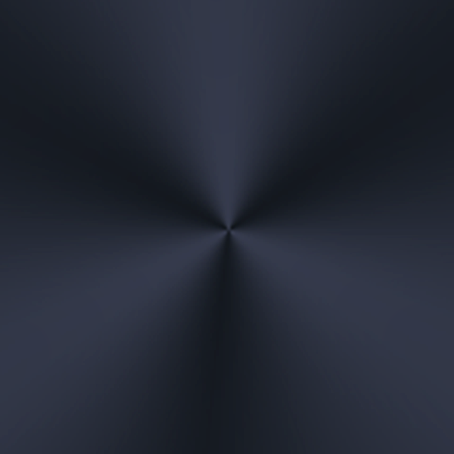
#> input picture beatpulse/src/common/image/clock_simple_bg.png, 454 x 454 px, found by its file name
$ python assets_gen.py
#> lines starting #> are read from the running program, lines starting #| are printed output that depends on the picture
#!/usr/bin/env python3
# Generates RGB565 / RGB565A8 binary arrays for the HuangshanPi watchface app.
# Run inside WSL (has Pillow). Sources come from the beatpulse quickapp pack.
import os
import struct

from PIL import Image

OUT = os.path.dirname(os.path.abspath(__file__))
ASSETS = os.path.join(OUT, "assets")

# Keep the generator usable from both the WSL build shell and Windows Python.
# The source pack lives beside this application in the contest workspace.
WORKSPACE = os.path.dirname(OUT)
SRC = os.path.join(WORKSPACE, "beatpulse", "src", "common", "image")
if not os.path.isdir(SRC):
    SRC = "/mnt/c/Users/21561/Desktop/比赛/beatpulse/src/common/image"

SRC_OFFICIAL = os.environ.get(
    "SIFLI_WATCH_IMAGES",
    os.path.join("D:\\OpenSiFli", "yellow_mountain_example", "lvgl", "watch",
                 "src", "resource", "images", "common"),
)
if not os.path.isdir(SRC_OFFICIAL):
    SRC_OFFICIAL = "/mnt/d/OpenSiFli/yellow_mountain_example/lvgl/watch/src/resource/images/common"
W, H = 390, 450
DIGIT_H = 64
PREV_W, PREV_H = 110, 127
S454 = H / 454.0
S480 = H / 480.0
S359 = H / 359.0


def rgb565_bytes(im):
    out = bytearray()
    px = im.load()
    for y in range(im.height):
        for x in range(im.width):
            r, g, b = px[x, y][:3]
            v = ((r >> 3) << 11) | ((g >> 2) << 5) | (b >> 3)
            out += v.to_bytes(2, "little")
    return bytes(out)


def alpha_plane(im):
    im = im.convert("RGBA")
    return bytes(im.getchannel("A").tobytes())


def lv_rle(raw, blk_size=2):
    """Pack bytes as 2-byte blocks using LVGL's tiny RLE stream format."""
    if len(raw) % blk_size:
        raise ValueError("RLE input must be a whole number of blocks")

    blocks = [int.from_bytes(raw[i:i + blk_size], "little")
              for i in range(0, len(raw), blk_size)]
    out = bytearray()
    i = 0
    while i < len(blocks):
        run = 1
        while (i + run < len(blocks) and blocks[i + run] == blocks[i]
               and run < 127):
            run += 1

        if run >= 3:
            out.append(run)
            out += blocks[i].to_bytes(blk_size, "little")
            i += run
        else:
            literal = []
            while i < len(blocks) and len(literal) < 127:
                run = 1
                while (i + run < len(blocks)
                       and blocks[i + run] == blocks[i] and run < 127):
                    run += 1
                if run >= 3:
                    break
                literal.append(blocks[i])
                i += 1
            out.append(0x80 | len(literal))
            for value in literal:
                out += value.to_bytes(blk_size, "little")
    return bytes(out)


def compressed_payload(raw):
    """LVGL compressed variable-image payload (12 byte header + RLE data)."""
    # LVGL RLE always works on 2-byte blocks.  RGB565A8 can have an odd total
    # size; the decoder handles a final half-block and clips it to the original
    # decompressed_size.
    padded = raw if len(raw) % 2 == 0 else raw + b"\0"
    packed = lv_rle(padded)
    return struct.pack("<III", 1, len(packed), len(raw)) + packed


def fit_canvas(src_img):
    """Scale-to-cover 390x450 canvas, centred."""
    img = src_img.convert("RGB")
    s = max(W / img.width, H / img.height)
    nw, nh = max(1, round(img.width * s)), max(1, round(img.height * s))
    rs = img.resize((nw, nh), Image.LANCZOS)
    cv = Image.new("RGB", (W, H), (0, 0, 0))
    cv.paste(rs, ((W - nw) // 2, (H - nh) // 2))
    return cv


def resize_h(src_img, target_h):
    img = src_img.convert("RGBA")
    s = target_h / img.height
    nw = max(1, round(img.width * s))
    return img.resize((nw, target_h), Image.LANCZOS)


def resize_scale(src_img, scale):
    """Scale an asset by the same factor used for its 454/480/359 canvas."""
    img = src_img.convert("RGBA")
    return img.resize((max(1, round(img.width * scale)),
                       max(1, round(img.height * scale))), Image.LANCZOS)


def design_position(x, y):
    """Map a 480x480 historical layout into the fitted 390x450 canvas."""
    return (round((W - H) / 2 + x * S480), round(y * S480))


def build_mickey_preview():
    """Build the selector thumbnail from the same Mickey layers as the face."""
    bg = fit_canvas(Image.open(os.path.join(SRC, "clock_mickey_bg.png"))).convert("RGBA")
    for name, x, y in (
        ("clock_mickey_body.png", 112, 200),
        ("clock_mickey_head.png", 134, 60),
    ):
        layer = resize_scale(Image.open(os.path.join(SRC, name)), S480)
        bg.alpha_composite(layer, dest=design_position(x, y))
    return bg.convert("RGB").resize((PREV_W, PREV_H), Image.LANCZOS)


JOBS = [
    # (symbol, source file, mode, param)
    ("simple_bg", "clock_simple_bg.png", "bg", None),
    ("mickey_bg", "clock_mickey_bg.png", "bg", None),
    ("digital_bg", "clock_digital_bg.png", "bg", None),
    ("sport_bg", "clock_rotate_bg_bg.png", "bg", None),
    ("head", "clock_mickey_head.png", "a8", S480),
    ("body", "clock_mickey_body.png", "a8", S480),
    ("eye0", "clock_mickey_eyes01.png", "a8", S480),
    ("eye1", "clock_mickey_eyes02.png", "a8", S480),
    ("eye2", "clock_mickey_eyes03.png", "a8", S480),
] + [(f"digit{i}", f"digital_b_time_{i}.png", "a8", DIGIT_H) for i in range(10)] + [
    ("prev_simple", "clock_simple_bg.png", "bg_small", None),
    ("prev_mickey", None, "mickey_preview", None),
    ("prev_digital", "clock_digital_bg.png", "bg_small", None),
    ("prev_sport", "clock_rotate_bg_bg.png", "bg_small", None),
]

# The three faces registered by SiFli's official app_clock_main.c are
# rotate_bg, simple and dial.  We port those assets with their original
# hand pivots scaled to the 390x450 HuangshanPi panel.
OFFICIAL_IMAGES = SRC_OFFICIAL + "/large_ezip"
OFFICIAL_HANDS = SRC_OFFICIAL + "/no_ezip"
JOBS += [
    ("official_dial_bg", OFFICIAL_IMAGES + "/img_dial_bg.png", "bg", None),
    ("official_rotate_bg", OFFICIAL_HANDS + "/clock_rotate_bg_bg.png", "bg", None),
    ("official_simple_hour", OFFICIAL_HANDS + "/clock_simple_hour_hand.png", "a8", S454),
    ("official_simple_minute", OFFICIAL_HANDS + "/clock_simple_minute_hand.png", "a8", S454),
    ("official_simple_second", OFFICIAL_HANDS + "/clock_simple_second_hand.png", "a8", S454),
    ("official_dial_hour", OFFICIAL_HANDS + "/clock_dial_point_h.png", "a8", S480),
    ("official_dial_minute", OFFICIAL_HANDS + "/clock_dial_point_m.png", "a8", S480),
    ("official_dial_second", OFFICIAL_HANDS + "/clock_dial_point_s.png", "a8", S480),
    ("official_sport_hour", OFFICIAL_HANDS + "/clock_rotate_bg_hour_hand.png", "a8", S359),
    ("official_sport_minute", OFFICIAL_HANDS + "/clock_rotate_bg_minute_hand.png", "a8", S359),
    ("official_sport_second", OFFICIAL_HANDS + "/fashion_sec.png", "a8", S359),
    ("mickey_hand_hour", OFFICIAL_HANDS + "/clock_mickey_hand_hour.png", "a8", S454),
    ("mickey_hand_minute", OFFICIAL_HANDS + "/clock_mickey_hand_minute.png", "a8", S454),
    ("prev_dial", OFFICIAL_IMAGES + "/img_dial_bg.png", "bg_small", None),
    ("prev_rotate", OFFICIAL_HANDS + "/clock_rotate_bg_bg.png", "bg_small", None),
]

# UI beautification icons pulled straight from the beatpulse quickapp pack.
# They are white-on-transparent so we keep them as RGB565A8 (alpha channel
# drives the tint; LVGL lets us recolor with lv_image_set_style_img_recolor).
JOBS += [
    # Status bar (classic face)
    ("ui_bluetooth",  "bluetooth.png",   "a8", 28),
    ("ui_sunny",      "wt_sunny.png",    "a8", 28),
    # Health page icons
    ("ui_heart",      "img_red_heart.png", "a8", 56),
    ("ui_water",      "ms_water.png",      "a8", 56),
    ("ui_activity",   "img_activity.png",  "a8", 56),
    ("ui_eco",        "eco.png",           "a8", 56),
    ("ui_stress",     "barometer.png",     "a8", 56),
    # Menu grid icons
    ("menu_clock",    "img_clock.png",    "a8", 44),
    ("menu_health",   "img_red_heart.png", "a8", 44),
    ("menu_rhythm",   "img_workout.png",  "a8", 44),
    ("menu_settings", "img_settings.png", "a8", 44),
    ("menu_timer",    "img_stopwatch.png", "a8", 44),
    ("menu_alarm",    "img_alarm.png",     "a8", 44),
    ("menu_weather",  "wt_sunny.png",      "a8", 44),
]


def main():
    os.makedirs(ASSETS, exist_ok=True)
    meta = []
    for sym, fname, mode, param in JOBS:
        if mode == "mickey_preview":
            data_img = build_mickey_preview()
            data = rgb565_bytes(data_img)
            cf, w, h = 0x12, PREV_W, PREV_H
        else:
            img = Image.open(os.path.join(SRC, fname))
#> img is the input picture: PIL image 454x454 RGB; mean R, G, B 36.8, 41.8, 54
            data_img = None
        if mode == "bg":
            conv = fit_canvas(img)
#> in fit_canvas, `cv = Image.new("RGB", (W, H), (0, 0, 0))`: cv: PIL image 390x450 RGB; every value is 0
#> in fit_canvas, `cv.paste(rs, ((W - nw) // 2, (H - nh) // 2))`:
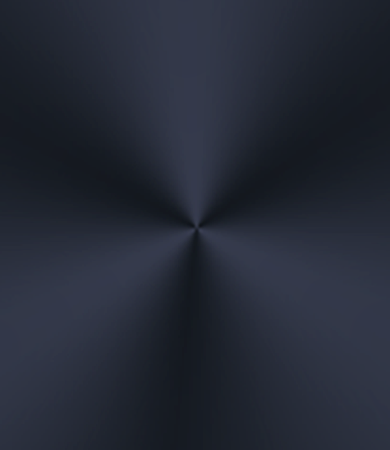
#> cv: PIL image 390x450 RGB; mean R, G, B 36.8, 41.8, 54
            data = rgb565_bytes(conv)
            cf, w, h = 0x12, W, H          # LV_COLOR_FORMAT_RGB565 (0x12 in v9.2? verified below)
        elif mode == "bg_small":
            cv = fit_canvas(img)
            small = cv.resize((PREV_W, PREV_H), Image.LANCZOS)
            data = rgb565_bytes(small)
            cf, w, h = 0x12, PREV_W, PREV_H
        elif mode != "mickey_preview":
            if param is None:
                rgba = img.convert("RGBA")
            elif isinstance(param, float):
                rgba = resize_scale(img, param)
            else:
                rgba = resize_h(img, param)
            w, h = rgba.size
            plane = rgb565_bytes(rgba) + alpha_plane(rgba)
            data = plane
            cf = 0x14                       # LV_COLOR_FORMAT_RGB565A8
        path = os.path.join(ASSETS, sym + ".bin")
        with open(path, "wb") as f:
            f.write(data)                  # keep the raw preview/inspection asset
        packed = compressed_payload(data)
        path = os.path.join(ASSETS, sym + ".rle.bin")
        with open(path, "wb") as f:
            f.write(packed)
        meta.append((sym, cf, w, h, len(packed), len(data)))
        print(f"{sym:14s} {w}x{h} cf={cf:#04x} "
              f"{len(data)/1024:7.1f} KB -> {len(packed)/1024:7.1f} KB")
#| simple_bg      390x450 cf=0x12   342.8 KB ->    54.7 KB
#> pass 2 of the loop in main, `for sym, fname, mode, param in JOBS:`:
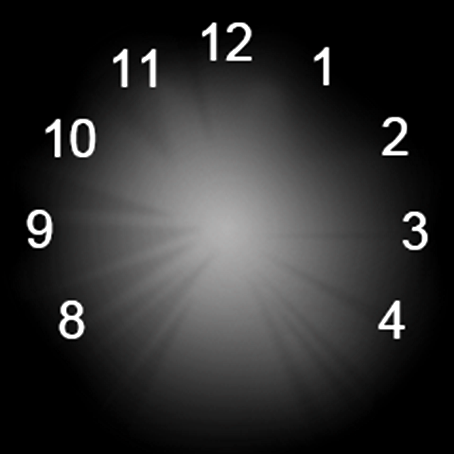
#> input picture beatpulse/src/common/image/clock_mickey_bg.png, 454 x 454 px, found by its file name
#> in main, img is the input picture: PIL image 454x454 RGB; mean R, G, B 45.9, 45.7, 45.7
#> in fit_canvas (call 2), `cv.paste(rs, ((W - nw) // 2, (H - nh) // 2))`:
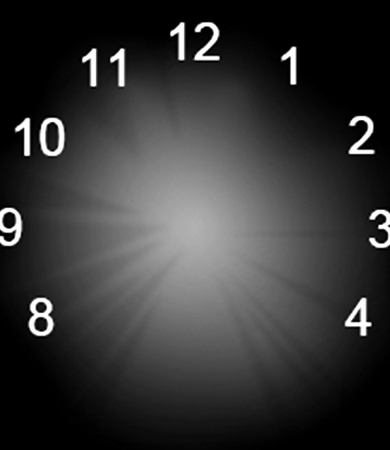
#> cv: PIL image 390x450 RGB; mean R, G, B 52.6, 52.4, 52.4
#| mickey_bg      390x450 cf=0x12   342.8 KB ->   109.1 KB
#> pass 3 of the loop in main, `for sym, fname, mode, param in JOBS:`:
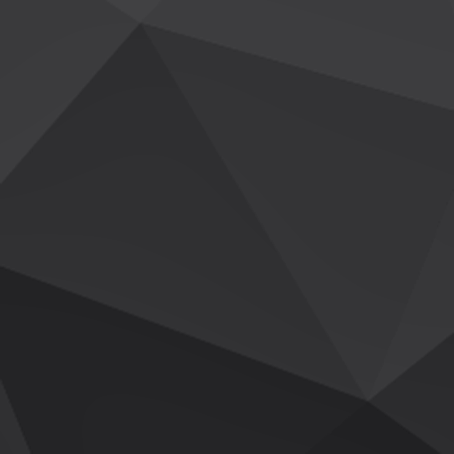
#> input picture beatpulse/src/common/image/clock_digital_bg.png, 454 x 454 px, found by its file name
#> in main, img is the input picture: PIL image 454x454 RGB; mean R, G, B 48.5, 48.5, 50.5
#> in fit_canvas (call 3), `cv.paste(rs, ((W - nw) // 2, (H - nh) // 2))`:
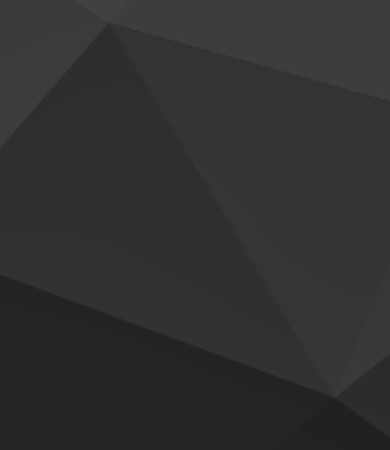
#> cv: PIL image 390x450 RGB; mean R, G, B 48.2, 48.2, 50.2
#| digital_bg     390x450 cf=0x12   342.8 KB ->    12.7 KB
#> the loop made 5 passes; the first 3 are shown

    # ---- generated C with byte arrays + descriptors -------------------
    lines = [
        "/* Auto-generated by assets_gen.py -- do not edit */",
        "#include \"lvgl.h\"",
        '#include "../src/wf_assets.h"',
        "",
    ]
    dsc_lines = []
    for sym, cf, w, h, size, raw_size in meta:
        lines.append(
            f"static const uint8_t {sym}_data[{size}] "
            f"__attribute__((aligned(4))) = {{"
        )
        raw = open(os.path.join(ASSETS, sym + ".rle.bin"), "rb").read()
        for i in range(0, len(raw), 16):
            chunk = ",".join(f"0x{b:02x}" for b in raw[i:i + 16])
            lines.append("  " + chunk + ",")
        lines.append("};")
        lines.append("")
        fmt_macro = "LV_COLOR_FORMAT_RGB565A8" if cf == 0x14 else "LV_COLOR_FORMAT_RGB565"
        dsc_lines.append(
            f"const lv_image_dsc_t img_{sym} = {{\n"
            f"  .header = {{\n"
            f"    .magic = LV_IMAGE_HEADER_MAGIC,\n"
            f"    .cf = {fmt_macro},\n"
            f"    .flags = LV_IMAGE_FLAGS_COMPRESSED,\n"
            f"    .w = {w},\n"
            f"    .h = {h},\n"
            f"    .stride = {w * 2},\n"
            f"  }},\n"
            f"  .data_size = sizeof({sym}_data),\n"
            f"  .data = {sym}_data,\n"
            f"}};"
        )
    lines.extend(dsc_lines)
    with open(os.path.join(OUT, "assets", "wf_data.c"), "w") as f:
        f.write("\n".join(lines) + "\n")
    print("generated", os.path.join(OUT, "assets", "wf_data.c"))


#> (the run stopped early here; a loop or call above may not have finished)
